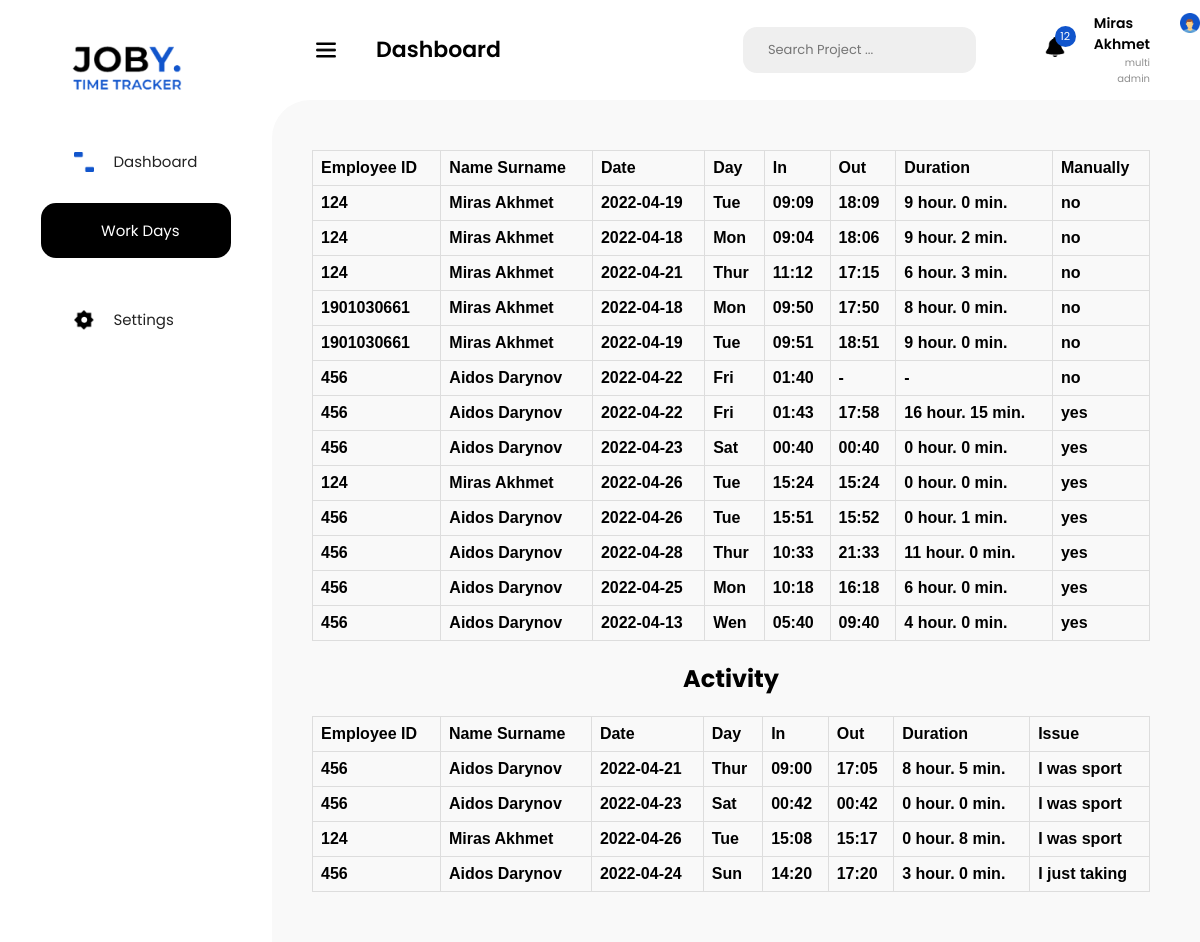
/work_days (signed in), run on the app's committed database.
### models.py (models this page shows, shortened)
class Employee(db.Model, UserMixin):
    id = db.Column(db.Integer(), primary_key=True)
    login_id = db.Column(db.String(10), unique=True, nullable=True)
    name = db.Column(db.String(100), nullable=False)
    surname = db.Column(db.String(100), nullable=False)
    profession = db.Column(db.String(30), nullable=False)
    password = db.Column(db.String(40), nullable=False)
    flex_status = db.relationship('FlexStatus', backref='flex_status')

class FlexStatus(db.Model):
    id = db.Column(db.Integer(), primary_key=True)
    employee_id = db.Column(db.Integer, db.ForeignKey('employee.id'))
    name = db.Column(db.String)
    issue = db.Column(db.String(100),default='')
    enterTime = db.Column(db.DateTime(), nullable=True)
    exitTime = db.Column(db.DateTime())
    manually = db.Column(db.Boolean(), default=False,nullable=True)
    def get_status(self):
        tmp = self.exitTime - self.enterTime
        return tmp.seconds

### views.py (the view)
@app.route('/work_days')
def work_days():
    isAdmin = False
    if current_user.profession in ['admin', 'manager admin', 'multi admin']:
        flx_s = FlexStatus.query.all()
        isAdmin = not isAdmin
    else:
        flx_s = FlexStatus.query.filter_by(employee_id=current_user.id).all()
    work_flx = []
    activity_flx = []
    unique_days = set()
    work_time = 0
    for flx in flx_s:
        emp = Employee.query.filter_by(id=flx.employee_id).first()
        if str(flx.name) == 'work':
            unique_days.add(flx.enterTime.date())
            a = flx.exitTime != datetime(1, 1, 1, 1, 1)
            work_time += flx.get_status() if a else 0
            work_flx.append({
                'id': emp.login_id,
                'full_name': f'{emp.name} {emp.surname}',
                'date': str(flx.enterTime.date()),
                'weekDay': ['Mon', 'Tue', 'Wen', 'Thur', 'Fri', 'Sat', 'Sun'][flx.enterTime.weekday()],
                'enter': str(flx.enterTime.time())[:5],
                'out': str(flx.exitTime.time())[:5] if flx.exitTime != datetime(1, 1, 1, 1, 1) else '-',
                'duration': f'{flx.get_status() // 3600} hour. {flx.get_status() // 60 % 60} min.' if a else '-',
                'manually': 'yes' if flx.manually else 'no',
            })
        else:
            activity_flx.append({
                'id': emp.login_id,
                'full_name': f'{emp.name} {emp.surname}',
                'date': str(flx.enterTime.date()),
                'weekDay': ['Mon', 'Tue', 'Wen', 'Thur', 'Fri', 'Sat', 'Sun'][flx.enterTime.weekday()],
                'enter': str(flx.enterTime.time())[:5],
                'out': str(flx.exitTime.time())[:5] if flx.exitTime != datetime(1, 1, 1, 1, 1) else '-',
                'duration': f'{flx.get_status() // 3600} hour. {flx.get_status() // 60 % 60} min.',
                'issue': flx.issue if flx.issue else '',
            })
    wp = abs(len(unique_days) * 7 * 3600 - work_time)
    context_head = {
        "work_time": f'{work_time // 3600} hour. {work_time // 60 % 60} min.',
        "time_left": f'{wp // 3600} hour. {wp // 60 % 60} min.',
        "number_time_left": len(unique_days) * 7 * 3600 - work_time,
    }
    return render_template('work_day.html', user=current_user,
                           work_flx = work_flx,
                           cntx_head=context_head,
                           isAdmin=isAdmin,
                           activity_flx=activity_flx,
                           )

### models.py (called while the page is built)
@login_manager.user_loader
def load_user(user_id):
    return Employee.query.get(user_id)

### templates/work_day.html (shortened to what this page needs)
<!DOCTYPE html>
<html lang="en">
<head>
 <link rel="stylesheet" href="../static/styles/dashboard_style.css">
 <link rel="stylesheet" href="{{ url_for('static',filename = 'styles/dashboard_style.css') }}">
</head>
<body>
 <section id="mySideNav" class="sideNav">
  <a href="#" class="logo_container">
   <img src="../static/images/logo.png" alt="logo">
  </a>
  <a href="home" class="links">
   <img src="../static/images/rect.png" alt="">
   <div>Dashboard</div>
  </a>
  <a href="work_days" class="dashboard_black">
   <img src="../static/images/icon_workDays.png" alt="">
   Work Days
  </a>
  <a href="#" class="links">
   <img src="../static/images/icon_settings.png" alt="">
   Settings
  </a>
 </section>
<nav>
  <button>
   <img src="../static/images/menu_bar.png" alt="">
   <div class="dashboard_txt">Dashboard</div>
  </button>
  <div class="search">
   Search Project ...
  </div>
  <div class="notifications">
   <img src="../static/images/bell.png" alt="">
   <div class="notification_numb">12</div>
  </div>
  <div class="profile_info">
   <div class="name_profession">
    <div class="name_surname">{{ user.name }} {{ user.surname }} </div>
    <div class="profession">{{ user.profession }}</div>
   </div>
   <a href="/profile"><img src="../static/images/profile_photo.png" alt="" class="profile_photo"></a>
  </div>
 </nav>
<section class="main_content">
    <div class="container_table">
        <table>
            <tr>
                <th>Employee ID</th>
                <th>Name Surname</th>
                <th>Date</th>
                <th>Day</th>
                <th>In</th>
                <th>Out</th>
                <th>Duration</th>
                <th>Manually</th>
            </tr>
            {% for r in work_flx %}
                <tr class = '{{ r.name }}'>
                    <th>{{ r.id }}</th>
                    <th>{{ r.full_name }}</th>
                    <th>{{ r.date }}</th>
                    <th>{{ r.weekDay }}</th>
                    <th>{{ r.enter }}</th>
                    <th>{{ r.out }}</th>
                    <th>{{ r.duration }}</th>
                    <th>{{ r.manually }}</th>
                </tr>
            {% endfor %}
        </table>
    <h1>Activity</h1>
    <table>
            <tr>
                <th>Employee ID</th>
                <th>Name Surname</th>
                <th>Date</th>
                <th>Day</th>
                <th>In</th>
                <th>Out</th>
                <th>Duration</th>
                <th>Issue</th>
            </tr>
            {% for r in activity_flx %}
                <tr class = '{{ r.name }}'>
                    <th>{{ r.id }}</th>
                    <th>{{ r.full_name }}</th>
                    <th>{{ r.date }}</th>
                    <th>{{ r.weekDay }}</th>
                    <th>{{ r.enter }}</th>
                    <th>{{ r.out }}</th>
                    <th>{{ r.duration }}</th>
                    <th>{{ r.issue }}</th>
                </tr>
            {% endfor %}
        </table>
    </div>
</section>
</body>
</html>

### static/styles/dashboard_style.css (style rules this page uses)
body { margin: 0; padding: 0; font-family: Poppins; }
.sideNav { padding-top: 34px; display: flex; align-items: center; flex-direction: column; width: 272px; background-color: #fff; height: 100vh; position: fixed; z-index: 1; top: 0; left: 0; }
.sideNav a { text-decoration: none; display: flex; align-items: center; font-size: 15px; }
.logo_container img { height: auto; width: 100%; max-width: 128px !important; }
.logo_container { margin-bottom: 50px; }
.dashboard_black { width: 190px; height: 55px; background-color: black; border-radius: 15px; color: white; padding-left: 20px; box-sizing: border-box; font-family: Poppins; margin-bottom: 50px; }
.sideNav a img, nav img { width: 100%; height: auto; max-width: 20px; margin-right: 20px; }
.links { width: 125px; margin-bottom: 30px; color: #232323; }
nav { height: 100px; background-color: #fff; width: 100%; display: flex; align-items: center; }
nav button { background-color: transparent; border: none; margin-left: 310px; display: flex; align-items: center; }
nav button img { margin-right: 40px; }
.dashboard_txt { font-weight: 600; font-size: 22px; line-height: 42px; color: #000; font-family: Poppins; }
.search { width: 408px; height: 46px; background-color: #efefef; border-radius: 14px; display: flex; align-items: center; color: #757575; padding-left: 25px; font-size: 13px; margin-left: 16rem; }
.notifications { position: relative; margin-right: 1.8rem; margin-left: 4.3rem; }
.notification_numb { background-color: #1155CC; width: 21px; height: 21px; color: #fff; border-radius: 15px; font-size: 11px; box-sizing: border-box; display: flex; align-items: center; justify-content: center; position: absolute; left: 10px; top: -11px; }
.profile_info { display: flex; }
.profile_photo { width: 100%; height: auto; max-width: 46px; }
.name_surname { font-weight: 600; font-size: 14px; }
.profession { color: #8f8f8f; font-size: 10px; text-align: right; }
.name_profession { margin-right: 30px; }
.main_content { margin-left: 272px; border-radius: 38px 0 0 0; background-color: #F9F9F9; padding: 50px 50px 50px 40px; }
h1 { text-align: center; }
table { font-family: arial, sans-serif; border-collapse: collapse; width: 100%; }
td, th { border: 1px solid #dddddd; text-align: left; padding: 8px; }

### data on the page
Employee: name "Miras", surname "Akhmet", profession "multi admin", id "124", full_name "Miras Akhmet", date "2022-04-19", weekDay "Tue", enter "09:09", out "18:09", duration "9 hour. 0 min.", manually "no", date "2022-04-18", weekDay "Mon", enter "09:04", out "18:06", duration "9 hour. 2 min.", date "2022-04-21", weekDay "Thur", enter "11:12", out "17:15", duration "6 hour. 3 min.", date "2022-04-26", enter "15:24", out "15:24", duration "0 hour. 0 min.", manually "yes", id "124"
Employee: id "1901030661", full_name "Miras Akhmet", date "2022-04-18", weekDay "Mon", enter "09:50", out "17:50", duration "8 hour. 0 min.", manually "no", date "2022-04-19", weekDay "Tue", enter "09:51", out "18:51", duration "9 hour. 0 min."
Employee: id "456", full_name "Aidos Darynov", date "2022-04-22", weekDay "Fri", enter "01:40", out "-", duration "-", manually "no", enter "01:43", out "17:58", duration "16 hour. 15 min.", manually "yes", date "2022-04-23", weekDay "Sat", enter "00:40", out "00:40", duration "0 hour. 0 min.", date "2022-04-26", weekDay "Tue", enter "15:51", out "15:52", duration "0 hour. 1 min.", date "2022-04-28", weekDay "Thur", enter "10:33", out "21:33", duration "11 hour. 0 min.", date "2022-04-25", weekDay "Mon", enter "10:18", out "16:18", duration "6 hour. 0 min.", date "2022-04-13", weekDay "Wen", enter "05:40", out "09:40", duration "4 hour. 0 min.", id "456" "456" "456"
FlexStatus: issue "I was sport"
FlexStatus: issue "I was sport"
FlexStatus: issue "I was sport"
FlexStatus: issue "I just taking"

### other printed values
{{ r.full_name }} "Aidos Darynov" "Aidos Darynov" "Miras Akhmet" "Aidos Darynov"
{{ r.date }} "2022-04-21" "2022-04-23" "2022-04-26" "2022-04-24"
{{ r.weekDay }} "Thur" "Sat" "Tue" "Sun"
{{ r.enter }} "09:00" "00:42" "15:08" "14:20"
{{ r.out }} "17:05" "00:42" "15:17" "17:20"
{{ r.duration }} "8 hour. 5 min." "0 hour. 0 min." "0 hour. 8 min." "3 hour. 0 min."
